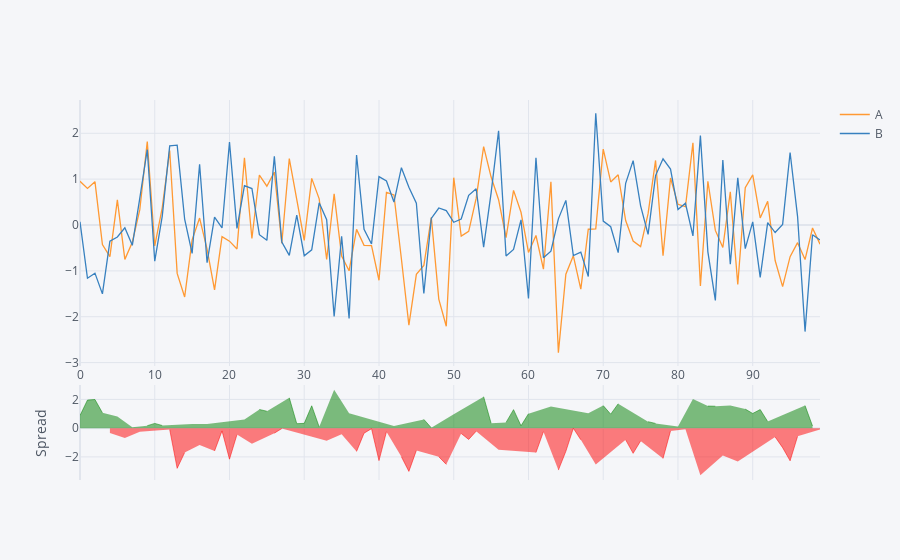

The notebook cell this image was saved under:
### Code cell
# Spread Plot
df[['A', 'B']].iplot(kind='spread')
